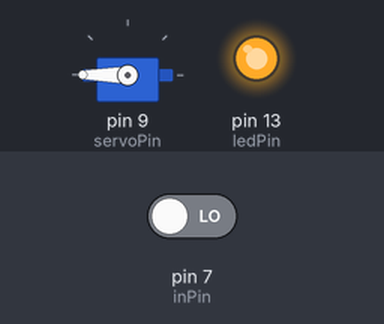
Recording of a sketch running on a simulated Arduino Uno, built with avr-gcc and run on an emulated ATmega328P. On the bench: servo, output pins drawn as LEDs (lit = HIGH). The inputs (shaded band) are chosen by the test bench; at power-on: pin 7 (inPin) LOW.

Above: at 1.2 s.
1.3 s: pin 7 (inPin) driven HIGH
At 2.5 s:
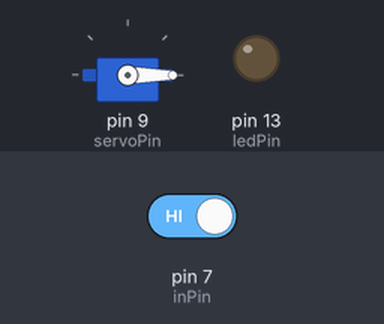
Timing chart, 0 to 4.3 s (numbered marks = the images above; inputs shaded):
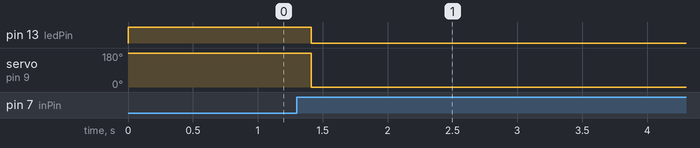

Measured:
- after the input at 1.3 s, pin 13 (ledPin): HIGH → LOW after 0.11 s; servo on pin 9 (servoPin): 180° → 0° after 0.11 s

The sketch:

server_tester.ino
```cpp
/*
 * Test sketch for a servo. What we want to do is to have the
 * servo go to 0 position when the switch is open (unpushed)
 * and to go to 180 position when the switch is closed (pushed).
 *
 * The circuit is as follows:
 *
 * One pole of switch to a 10k resistor to 5V.
 * The other pole of switch to ground.
 * The point between the 10k and first pole of switch to pin 7
 *
 * The Yellow wire of the servo to pin 9
 * The Brown wire of the servo to GND
 * The Red wire of the servo to 5V
 *
 * That's it.
 */
#include <Servo.h>

Servo servo;
//int servoValue = 90; // Initial value of servo

int ledPin = 13;
int inPin = 7; // Test pin for the switch
int servoPin = 9; // The signal pin for the servo.
int val = 0; // Pin 7 status
int prevVal = 0; // Previous value of Pin 7
int state=0; // State of button press

void setup() {
  servo.attach(servoPin); // The servo signal pin is on pin 9
  pinMode(ledPin, OUTPUT); // Declare the LED as output
  pinMode(inPin, INPUT); // Declare the pushbutton as input
}

void loop() {
  val = digitalRead(inPin);  // Read the input value

  // Check if there was a transition
  if ((val == HIGH) && (prevVal == LOW)) {
    state = 1 - state;
    delay(10); // Wait 10ms for debounce of the switch
  }

  prevVal = val; // Val is now old, let's store it

  if (state == 1) { // Check if the input is HIGH (button released)
    digitalWrite(ledPin, LOW); // turn LED OFF
    servo.write(0);
  } else {
    digitalWrite(ledPin, HIGH); // turn the LED ON
    servo.write(180);
  }

  // Slow the loop down a bit; wait 200ms
  delay(200);
}
```
